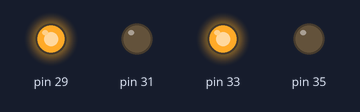
This program was run on a simulated Raspberry Pi (header pin numbers). Parts: output pins drawn as LEDs (lit = HIGH). At 9.0 s the program stops and its outputs stay as they are.

Above: at 0.1 s.
At 3.1 s:
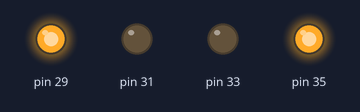
At 6.1 s:
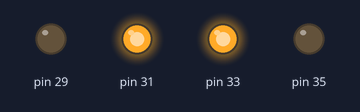
At 9.1 s:
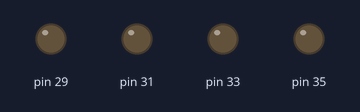
Timing chart, 0 to 10.5 s (numbered marks = the images above):
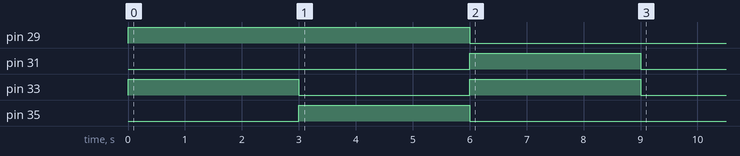

The program:

motor_controle.py
```python
# -*- coding: utf-8 -*-

import RPi.GPIO as GPIO
import time
class Motor_Controle:
    def __init__(self, left1, left2, right1, right2):
        self.left1 = left1
        self.left2 = left2
        self.right1 = right1
        self.right2 = right2

    def setup(self):
    	GPIO.setmode(GPIO.BOARD)
    	GPIO.setup(self.left1, GPIO.OUT)
    	GPIO.setup(self.left2, GPIO.OUT)
    	GPIO.setup(self.right1, GPIO.OUT)
    	GPIO.setup(self.right2, GPIO.OUT)

    def forword(self):
    	GPIO.output(self.left1, GPIO.HIGH)
    	GPIO.output(self.left2, GPIO.LOW)
    	GPIO.output(self.right1, GPIO.HIGH)
    	GPIO.output(self.right2, GPIO.LOW)

    def backword(self):
    	GPIO.output(self.left1, GPIO.LOW)
    	GPIO.output(self.left2, GPIO.HIGH)
    	GPIO.output(self.right1, GPIO.LOW)
    	GPIO.output(self.right2, GPIO.HIGH)

    def right_turning(self):
    	GPIO.output(self.left1, GPIO.HIGH)
    	GPIO.output(self.left2, GPIO.LOW)
    	GPIO.output(self.right1, GPIO.LOW)
    	GPIO.output(self.right2, GPIO.LOW)

    def left_turning(self):
    	GPIO.output(self.left1, GPIO.LOW)
    	GPIO.output(self.left2, GPIO.LOW)
    	GPIO.output(self.right1, GPIO.HIGH)
    	GPIO.output(self.right2, GPIO.LOW)

    def right_pivot(self):
    	GPIO.output(self.left1, GPIO.HIGH)
    	GPIO.output(self.left2, GPIO.LOW)
    	GPIO.output(self.right1, GPIO.LOW)
    	GPIO.output(self.right2, GPIO.HIGH)

    def left_pivot(self):
    	GPIO.output(self.left1, GPIO.LOW)
    	GPIO.output(self.left2, GPIO.HIGH)
    	GPIO.output(self.right1, GPIO.HIGH)
    	GPIO.output(self.right2, GPIO.LOW)
    def stop(self):
	GPIO.output(self.left1, GPIO.LOW)
	GPIO.output(self.left2, GPIO.LOW)
	GPIO.output(self.right1, GPIO.LOW)
	GPIO.output(self.right2, GPIO.LOW)

if __name__ == '__main__':
    m = Motor_Controle(29,31,33,35)
    m.setup()
    m.forword()
    time.sleep(3)
    m.right_pivot()
    time.sleep(3)
    m.left_pivot()
    time.sleep(3)
    GPIO.cleanup()
```

Measured:
- by itself, pin 29: LOW → HIGH at 0.00 s, → LOW 6.0 s later
- by itself, pin 31: LOW → HIGH at 6.0 s, → LOW 3.0 s later
- by itself, pin 33: alternates HIGH for 3.0 s and LOW for 3.0 s
- by itself, pin 35: LOW → HIGH at 3.0 s, → LOW 3.0 s later
